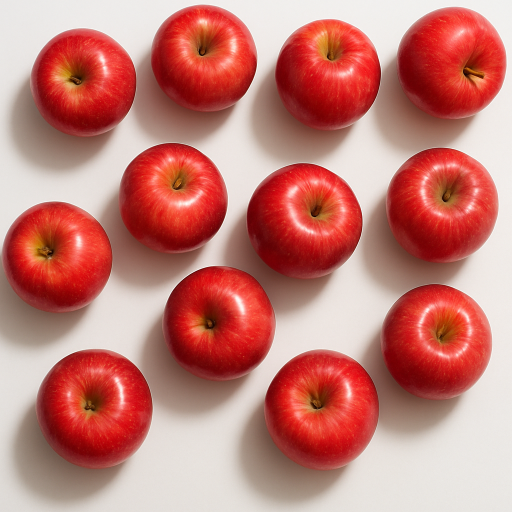
#> input picture France/images/apples/image1.png, 512 x 512 px; its folder holds only this picture in this run
$ python count_objects.py
#> lines starting #> are read from the running program, lines starting #| are printed output that depends on the picture; after the words box and inside, x2 and y2 are one past the last pixel; in counts of white or black regions, pixels touching at a corner belong together
import cv2
import numpy as np
from pathlib import Path
import math

ROOT = Path(r"e:\hackaton\images")
FOLDERS = ["apples","soda_cans","mugs","cars","forks","pears"]

def count_objects_in_image(img_path):
    img = cv2.imread(str(img_path))
#> img is the input picture: shape (512, 512, 3); mean B, G, R 116.9, 124.4, 196.3
    if img is None:
        return 0
    gray = cv2.cvtColor(img, cv2.COLOR_BGR2GRAY)
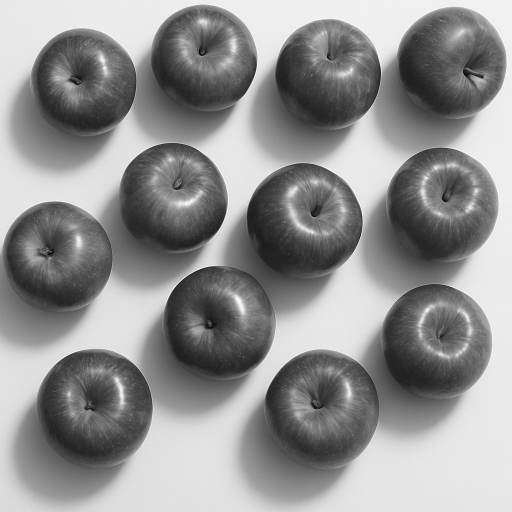
#> gray: shape (512, 512); min 2, max 251, mean 145
    # blur and enhance edges
    blur = cv2.GaussianBlur(gray, (5,5), 0)
    # use adaptive threshold
    th = cv2.adaptiveThreshold(blur,255,cv2.ADAPTIVE_THRESH_GAUSSIAN_C,cv2.THRESH_BINARY_INV,51,5)
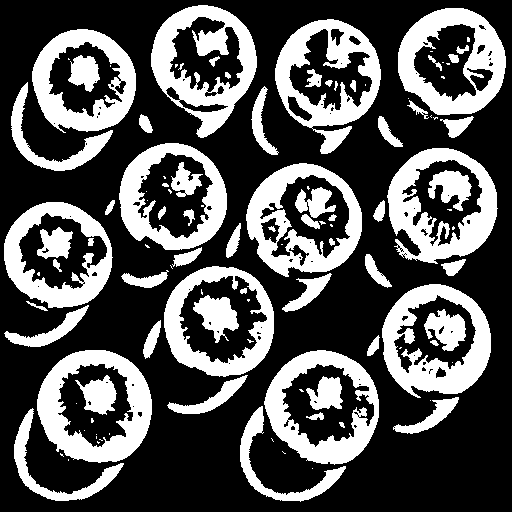
#> th: shape (512, 512); 33.1% white; 112 white regions (47 under 20 px), largest, box (x1, y1, x2, y2) and area: (151, 5, 257, 138) 6063, (37, 350, 152, 463) 5921, (387, 148, 498, 264) 5848
    # morphological opening to remove small noise
    kernel = cv2.getStructuringElement(cv2.MORPH_ELLIPSE,(5,5))
    opening = cv2.morphologyEx(th, cv2.MORPH_OPEN, kernel)
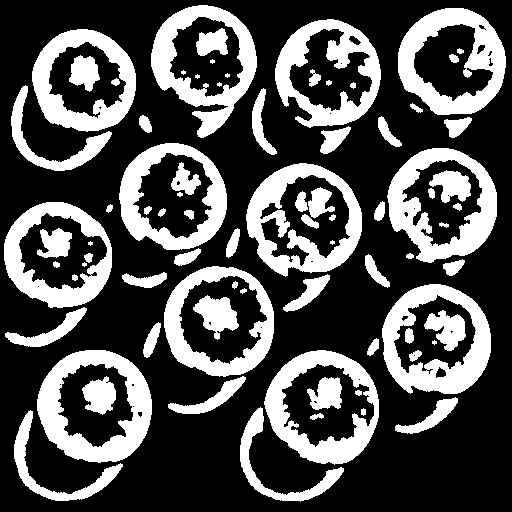
#> opening: shape (512, 512); 31.4% white; 80 white regions (9 under 20 px), largest, box (x1, y1, x2, y2) and area: (37, 350, 152, 463) 5794, (382, 284, 491, 394) 5419, (398, 8, 506, 115) 5385
    # dilate to join parts of objects
    dil = cv2.dilate(opening, kernel, iterations=2)
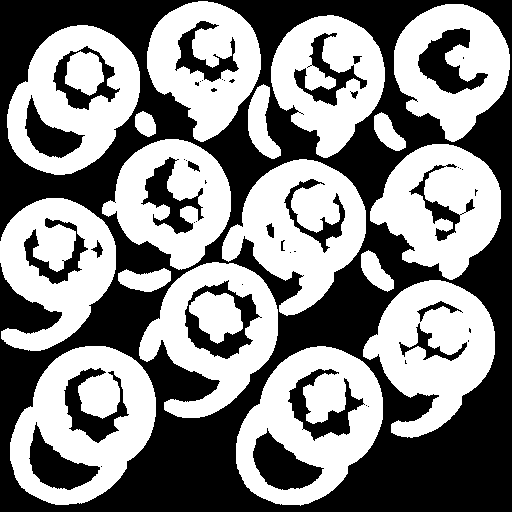
#> dil: shape (512, 512); 52.2% white; 49 black regions (26 under 20 px)
    contours, _ = cv2.findContours(dil, cv2.RETR_EXTERNAL, cv2.CHAIN_APPROX_SIMPLE)
#> contours = 17 contours; largest, box (x1, y1, x2, y2) and area: (10, 346, 156, 505) 16879, (236, 346, 383, 506) 16786, (7, 25, 140, 175) 14338, (139, 262, 278, 418) 13163, (222, 159, 366, 316) 13062
    count = 0
    h,w = gray.shape
#> h = 512; w = 512
    for c in contours:
        area = cv2.contourArea(c)
        if area < 200: # ignore tiny
            continue
        x,y,ww,hh = cv2.boundingRect(c)
        # ignore very large full-image components
        if ww > 0.9*w and hh > 0.9*h:
            continue
        # heuristics: aspect ratio constraints
        ar = ww / float(hh)
        # accept wide or tall shapes
        if area > 500:
            count += 1
#> this loop made 17 passes
#> (area, x, y, ww, hh, ar) on passes 1 to 12: (16786.5, 236, 346, 147, 160, 0.919), (16879, 10, 346, 146, 159, 0.918), (12569, 363, 280, 132, 158, 0.835), (810.5, 118, 268, 53, 24, 2.21), (13163, 139, 262, 139, 156, 0.891), (697, 361, 250, 33, 42, 0.786), (11840, 0, 198, 116, 153, 0.758), (13062.5, 222, 159, 144, 157, 0.917), (11725, 370, 144, 131, 136, 0.963), (11020.5, 102, 139, 129, 131, 0.985), (640.5, 374, 112, 32, 39, 0.821), (372, 135, 111, 21, 26, 0.808)
#> after the loop, count = 16
    return count


def a1z26(num):
    # map 1->A ... 26->Z, if outside, wrap modulo
    if num <= 0:
        return '?'
    num0 = ((num - 1) % 26) + 1
    return chr(ord('A') + num0 - 1)

if __name__ == '__main__':
    totals = {}
    for folder in FOLDERS:
        p = ROOT / folder
        if not p.exists():
            print(f"Folder not found: {p}")
            continue
        total = 0
        files = sorted([x for x in p.iterdir() if x.suffix.lower() in ['.png','.jpg','.jpeg']])
        for f in files:
            c = count_objects_in_image(f)
#> c = 16
            total += c
#> total = 16
            # debug
            print(f"{folder}/{f.name}: {c}")
#| apples/image1.png: 16
        totals[folder] = total

    print('\nTotals:')
    for k in FOLDERS:
        print(k, totals.get(k,0), a1z26(totals.get(k,0)))
#> this loop made 6 passes
#> (k, num0 in a1z26) on passes 1, 4: ('apples', 16), ('cars', 23)
#| apples 16 P
#| soda_cans 0 ?
#| mugs 0 ?
#| cars 23 W
#| forks 0 ?
#| pears 0 ?
    # construct word by ordering folders as in FOLDERS
    word = ''.join(a1z26(totals.get(k,0)) for k in FOLDERS)
    print('\nCandidate word:', word)
#| Candidate word: P??W??
    # print flag
    print('\nFLAG: SIGMOID_{%s}' % word)
#| FLAG: SIGMOID_{P??W??}
